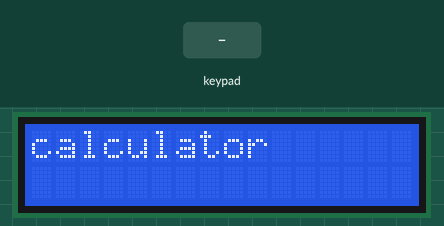
This sketch was run on a simulated Arduino Uno, built with avr-gcc and run on an emulated ATmega328P. Shown: 16×2 character LCD. The test bench sets the inputs (shaded band).

Above: at 1.2 s.
1.3 s: keypad keys 2 3 4 5 # pressed 0.4 s apart
At 4.1 s:
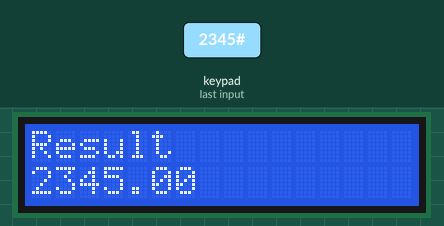
4.8 s: key '+' pressed
At 5.1 s:
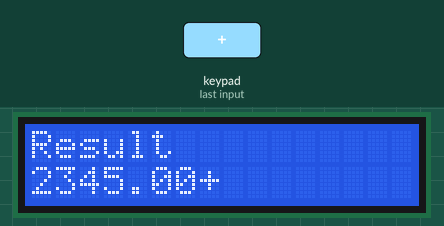
6.3 s: key 'x' pressed
At 7.4 s:
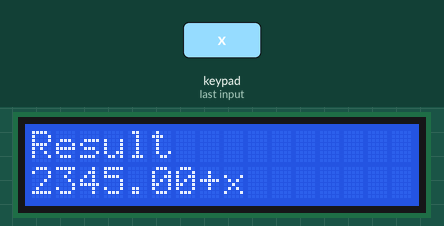
7.8 s: key '/' pressed
9.3 s: key '-' pressed
At 9.9 s:
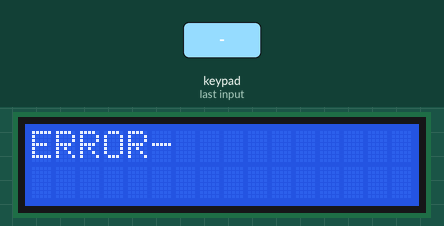
10.8 s: key '+' pressed
At 12.0 s:
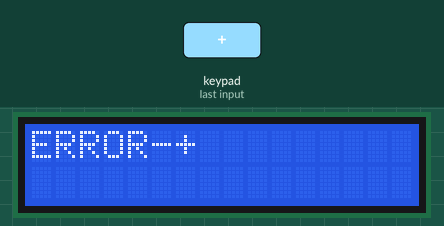
Timing chart, 0 to 13.3 s (numbered marks = the images above; inputs shaded):
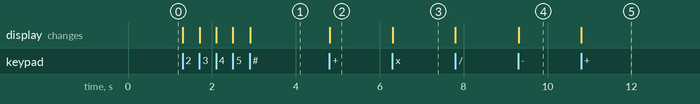

The sketch:

Arduino_calculator_code.ino
```cpp
#include<LiquidCrystal_I2C.h>
#include<Wire.h>
#include<Keypad.h>
LiquidCrystal_I2C lcd(0x27,16,2);
const byte row=4;
const byte col=4;
const char keys[row][col]{
  {'1','2','3','+'},
  {'4','5','6','-'},
  {'7','8','9','x'},
  {'*','0','#','/'}
};
const char rpins[row]={2,3,4,5};
const char cpins[col]={6,7,8,9};
Keypad mykeypad= Keypad(makeKeymap(keys),rpins,cpins,row,col);
long num=0;
char op=0;
float result=0;


void setup() {
  lcd.init();
  lcd.backlight();
  lcd.setCursor(0, 0);
  lcd.print("calculator");
  lcd.setCursor(0, 1);

}

void loop() {


  char key=mykeypad.getKey();
  if(!key)  return;

  if(key=='*'){
    num=0;
    op=0;
    result=0;
    lcd.clear();
    lcd.setCursor(0, 0);
    lcd.print("calculator");
    lcd.setCursor(0, 1);

  }
  else if (key >= '0' && key <= '9') {
    num = num * 10 + (key - '0');
    lcd.print(key);
  }
  else if(key=='+' || key=='-' || key=='x' || key=='/'){


    operation();

    op=key;
    num=0;

    lcd.print(key);

  }

 else if(key=='#'){


  lcd.clear();
  operation();
  lcd.setCursor(0,0);
  lcd.print("Result");
  lcd.setCursor(0, 1);
  lcd.print(result);


  }
}
void operation(){
  if(op=='+'){
    result+=num;
  }
  else if(op=='-'){
    result-=num;
  }
  else if(op=='x'){
    result*=num;
  }
  else if(op=='/'){
    if(num==0){
      lcd.clear();
      lcd.setCursor(0, 0);
      lcd.print("ERROR");
      num=0;
      op=0;
      result=0;

    }
    else{
      result /= num;
    }
  }
  else{
      result=num;
    }

}
```

Measured:
- after the input at 1.3 s, the display: first changes at once (image 1 shows a later state)
- after the input at 4.8 s, the display: changes at once (image 2)
- after the input at 6.3 s, the display: changes at once (image 3)
- after the input at 9.3 s, the display: changes at once (image 4)
- after the input at 10.8 s, the display: changes at once (image 5)
